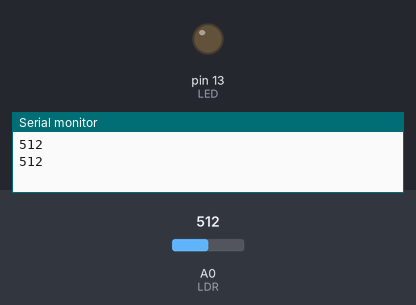
The sketch below on a simulated Arduino Uno, built with avr-gcc and run on an emulated ATmega328P. Shown: output pins drawn as LEDs (lit = HIGH), the last lines printed to the serial monitor. Inputs (shaded band) come from the test bench; at power-on: A0 (LDR) = 512.

Above: at 1.8 s.
1.9 s: A0 (LDR) set to 491
At 3.0 s:
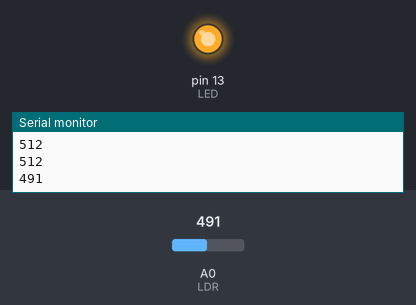
3.6 s: A0 (LDR) set to 511
At 4.6 s:
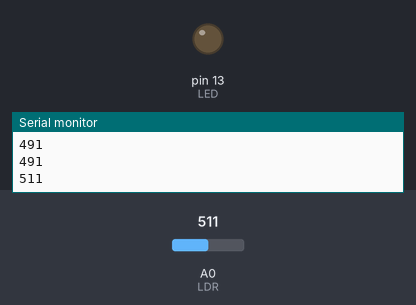
5.7 s: A0 (LDR) set to 306
At 7.4 s:
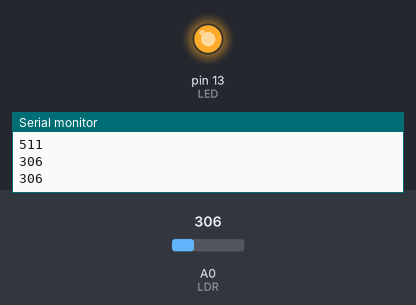
Timing chart, 0 to 8.9 s (numbered marks = the images above; inputs shaded):
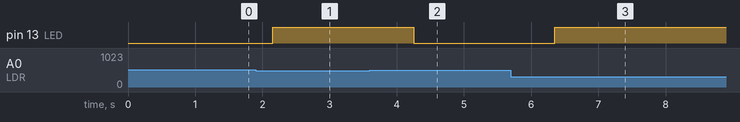

The sketch:

ldr_pir.ino
```cpp
int LDR = 0;
int LED = 13;
int LDRValue = 0;
int lightSensitivity = 500;

void setup() {
  // put your setup code here, to run once:
  Serial.begin(9600);
  pinMode(LED, OUTPUT);
  pinMode(LDR, INPUT);
}

void loop() {
  // put your main code here, to run repeatedly:
  LDRValue = analogRead(LDR);
  Serial.println(LDRValue);
  delay(50);

  if(LDRValue < lightSensitivity)
    digitalWrite(LED, HIGH);
  else
    digitalWrite(LED, LOW);

  delay(1000);
}
```

Measured:
- the behaviour switches between 500 and 499 on A0 (LDR) (found by bisection; images 0 and 1)
- after the input at 1.9 s, pin 13 (LED): LOW → HIGH after 0.25 s
- after the input at 3.6 s, pin 13 (LED): HIGH → LOW after 0.65 s
- after the input at 5.7 s, pin 13 (LED): LOW → HIGH after 0.65 s
